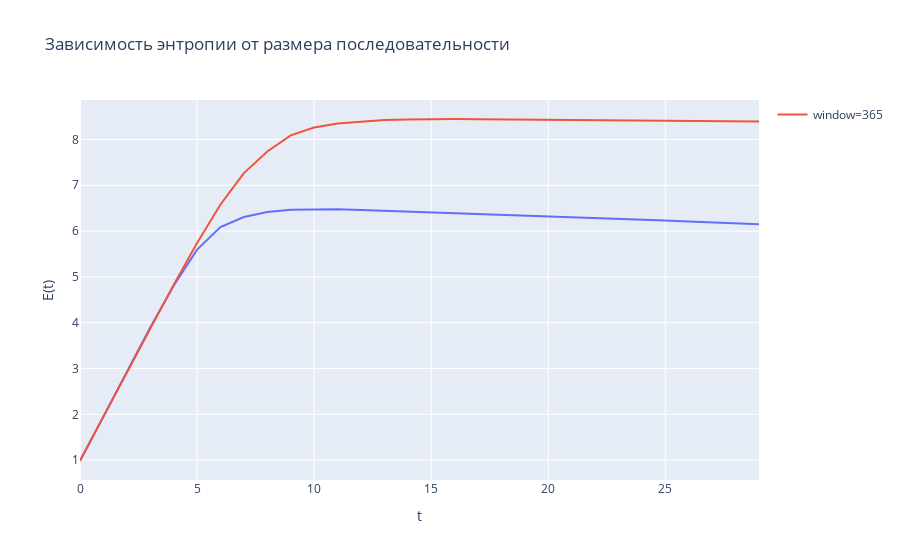

Notebook cell for this chart:
### Code cell
draw_by_pos(1000, entropys, entropys1)

### Figure 1 — Plotly figure (JSON) as saved in the notebook; plotly's stock layout.template omitted (floating-point values rounded to 4 significant figures)
{"data": [{"hovertemplate": "t=%{x}<br>E(t)=%{y}<extra></extra>", "legendgroup": "", "line": {"color": "#636efa", "dash": "solid"}, "mode": "lines", "name": "", "orientation": "v", "showlegend": false, "type": "scatter", "x": [0, 1, 2, 3, 4, 5, 6, 7, 8, 9, 10, 11, 12, 13, 14, 15, 16, 17, 18, 19, 20, 21, 22, 23, 24, 25, 26, 27, 28, 29], "xaxis": "x", "y": [0.9815, 1.959, 2.93, 3.894, 4.809, 5.596, 6.089, 6.308, 6.415, 6.464, 6.47, 6.476, 6.459, 6.443, 6.426, 6.409, 6.392, 6.375, 6.358, 6.34, 6.322, 6.304, 6.285, 6.267, 6.248, 6.229, 6.209, 6.19, 6.17, 6.15], "yaxis": "y"}, {"name": "window=365", "type": "scatter", "x": [0, 1, 2, 3, 4, 5, 6, 7, 8, 9, 10, 11, 12, 13, 14, 15, 16, 17, 18, 19, 20, 21, 22, 23, 24, 25, 26, 27, 28, 29], "y": [0.989, 1.954, 2.919, 3.879, 4.827, 5.739, 6.58, 7.267, 7.738, 8.089, 8.261, 8.349, 8.39, 8.425, 8.438, 8.445, 8.447, 8.443, 8.439, 8.435, 8.43, 8.426, 8.422, 8.418, 8.414, 8.409, 8.405, 8.401, 8.397, 8.392]}], "layout": {"legend": {"tracegroupgap": 0}, "title": {"text": "Зависимость энтропии от размера последовательности"}, "xaxis": {"anchor": "y", "domain": [0, 1], "title": {"text": "t"}}, "yaxis": {"anchor": "x", "domain": [0, 1], "title": {"text": "E(t)"}}}}
